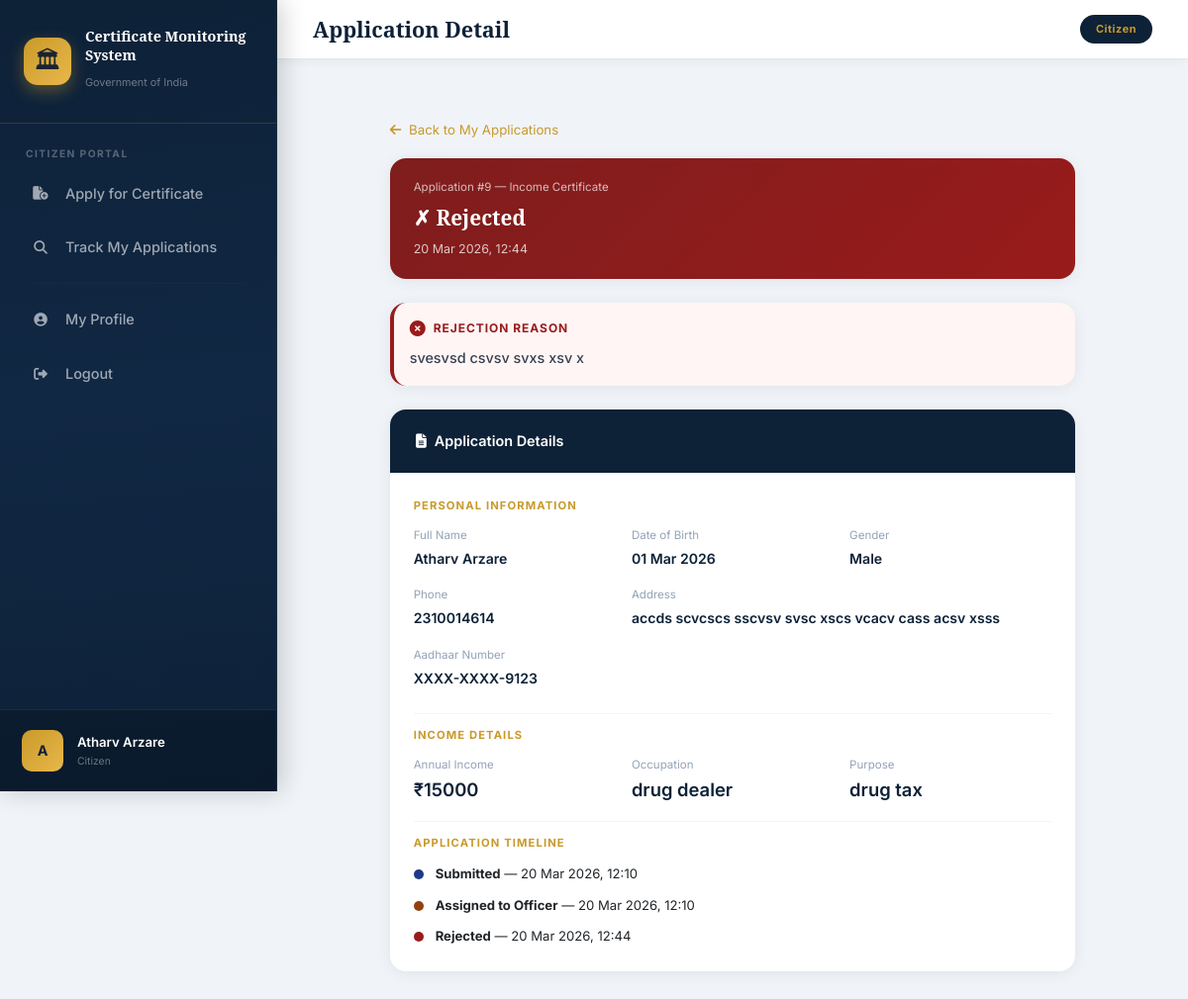
Screenshot of /applications/detail/9/ (signed in) with the database file from the repository.
### users/models.py (models this page shows, shortened)
class User(AbstractUser):
    CITIZEN = 'CITIZEN'
    OFFICER = 'OFFICER'
    ADMIN = 'ADMIN'
    ROLE_CHOICES = [
        (CITIZEN, 'Citizen'),
        (OFFICER, 'Revenue Officer'),
        (ADMIN, 'Revenue Admin'),
    ]
    role = models.CharField(max_length=10, choices=ROLE_CHOICES, default=CITIZEN)
    phone = models.CharField(max_length=15, blank=True)
    address = models.TextField(blank=True)
    created_at = models.DateTimeField(auto_now_add=True)
    def is_citizen(self):
        return self.role == self.CITIZEN
    def is_officer(self):
        return self.role == self.OFFICER
    def is_admin(self):
        return self.role == self.ADMIN
    def get_role_display_name(self):
        return dict(self.ROLE_CHOICES).get(self.role, self.role)

### applications/models.py (models this page shows, shortened)
class CertificateApplication(models.Model):
    SUBMITTED = 'SUBMITTED'
    ASSIGNED = 'ASSIGNED'
    APPROVED = 'APPROVED'
    REJECTED = 'REJECTED'
    OVERDUE = 'OVERDUE'
    STATUS_CHOICES = [
        (SUBMITTED, 'Submitted'),
        (ASSIGNED, 'Assigned'),
        (APPROVED, 'Approved'),
        (REJECTED, 'Rejected'),
        (OVERDUE, 'Overdue'),
    ]
    CASTE = 'CASTE'
    INCOME = 'INCOME'
    BIRTH = 'BIRTH'
    DEATH = 'DEATH'
    CERTIFICATE_CHOICES = [
        (CASTE, 'Caste Certificate'),
        (INCOME, 'Income Certificate'),
        (BIRTH, 'Birth Certificate'),
        (DEATH, 'Death Certificate'),
    ]
    citizen = models.ForeignKey(User, on_delete=models.CASCADE, related_name='applications')
    assigned_officer = models.ForeignKey(
        OfficerProfile, on_delete=models.SET_NULL, null=True, blank=True,
        related_name='assigned_applications'
    )
    certificate_type = models.CharField(max_length=20, choices=CERTIFICATE_CHOICES)
    status = models.CharField(max_length=15, choices=STATUS_CHOICES, default=SUBMITTED)
    applicant_name = models.CharField(max_length=100)
    applicant_dob = models.DateField()
    applicant_gender = models.CharField(max_length=10, choices=[
        ('Male', 'Male'), ('Female', 'Female'), ('Other', 'Other')
    ])
    applicant_phone = models.CharField(max_length=15)
    applicant_address = models.TextField()
    aadhar_number = models.CharField(max_length=12)
    aadhar_photo = models.ImageField(upload_to='aadhar/%Y/%m/', null=True, blank=True)
    caste_name = models.CharField(max_length=100, blank=True)
    caste_category = models.CharField(max_length=10, blank=True, choices=[
        ('SC', 'SC'), ('ST', 'ST'), ('OBC', 'OBC'), ('General', 'General'),
    ])
    father_name = models.CharField(max_length=100, blank=True)
    purpose = models.TextField(blank=True)
    annual_income = models.CharField(max_length=20, blank=True)
    occupation = models.CharField(max_length=100, blank=True)
    income_purpose = models.TextField(blank=True)
    birth_place = models.CharField(max_length=200, blank=True)
    mother_name = models.CharField(max_length=100, blank=True)
    birth_father_name = models.CharField(max_length=100, blank=True)
    hospital_name = models.CharField(max_length=200, blank=True)
    deceased_name = models.CharField(max_length=100, blank=True)
    death_date = models.DateField(null=True, blank=True)
    death_place = models.CharField(max_length=200, blank=True)
    cause_of_death = models.CharField(max_length=200, blank=True)
    informant_name = models.CharField(max_length=100, blank=True)
    relation_to_deceased = models.CharField(max_length=50, blank=True)
    submitted_date = models.DateTimeField(default=timezone.now)
    assigned_date = models.DateTimeField(null=True, blank=True)
    due_date = models.DateTimeField(null=True, blank=True)
    processed_date = models.DateTimeField(null=True, blank=True)
    remarks = models.TextField(blank=True)
    class Meta:
        ordering = ['-submitted_date']
    def days_remaining(self):
        if self.due_date and self.status in [self.ASSIGNED, self.OVERDUE]:
            delta = self.due_date - timezone.now()
            return delta.days
        return None

### applications/views.py (the view)
# urls.py: path('detail/<int:pk>/', views.application_detail_citizen, name='application_detail'),
@login_required
def application_detail_citizen(request, pk):
    application = get_object_or_404(CertificateApplication, pk=pk, citizen=request.user)
    return render(request, 'applications/citizen_detail.html', {'application': application})

### templates/applications/citizen_detail.html (shortened to what this page needs)
{% extends 'base.html' %}
{% load app_extras %}
{% load app_extras %}
{% block page_title %}Application Detail{% endblock %}
{% block content %}
<div class="row justify-content-center">
  <div class="col-xl-10 col-lg-11 col-12">
    <div class="mb-3">
      <a href="{% url 'track_applications' %}" style="color:#c9992a;text-decoration:none;font-size:0.83rem;">
        <i class="fas fa-arrow-left me-1"></i> Back to My Applications
      </a>
    </div>
    <div class="card mb-4" style="border:none;overflow:hidden;">
      <div style="padding:20px 24px;
        {% if application.status == 'APPROVED' %}background:linear-gradient(135deg,#166534,#15803d);
        {% elif application.status == 'REJECTED' %}background:linear-gradient(135deg,#7f1d1d,#991b1b);
        {% elif application.status == 'OVERDUE' %}background:linear-gradient(135deg,#9f1239,#be123c);
        {% elif application.status == 'ASSIGNED' %}background:linear-gradient(135deg,#92400e,#b45309);
        {% else %}background:linear-gradient(135deg,#1e3a8a,#1d4ed8);{% endif %}
        color:#fff;display:flex;align-items:center;justify-content:space-between;">
        <div>
          <div style="font-size:0.72rem;opacity:0.7;margin-bottom:4px;">Application #{{ application.id }} — {{ application.get_certificate_type_display }}</div>
          <div style="font-size:1.3rem;font-weight:700;font-family:'Noto Serif',serif;">
            {% if application.status == 'APPROVED' %}✓ Approved
            {% elif application.status == 'REJECTED' %}✗ Rejected
            {% elif application.status == 'OVERDUE' %}⚠ Overdue
            {% elif application.status == 'ASSIGNED' %}⟳ Under Review
            {% else %}◎ Submitted{% endif %}
          </div>
          {% if application.processed_date %}<div style="font-size:0.78rem;opacity:0.75;margin-top:4px;">{{ application.processed_date|date:"d M Y, H:i" }}</div>{% endif %}
        </div>
      </div>
    </div>
    {% if application.remarks %}
    <div class="card mb-4" style="border-left:4px solid {% if application.status == 'APPROVED' %}#166534{% else %}#991b1b{% endif %};background:{% if application.status == 'REJECTED' %}#fff5f5{% else %}#f0fdf4{% endif %};">
      <div class="card-body p-3">
        <div style="display:flex;align-items:center;gap:8px;margin-bottom:8px;">
          <i class="fas {% if application.status == 'REJECTED' %}fa-times-circle{% else %}fa-check-circle{% endif %}" style="color:{% if application.status == 'REJECTED' %}#991b1b{% else %}#166534{% endif %};font-size:1rem;"></i>
          <div style="font-size:0.75rem;font-weight:700;text-transform:uppercase;letter-spacing:0.08em;color:{% if application.status == 'REJECTED' %}#991b1b{% else %}#166534{% endif %};">
            {% if application.status == 'REJECTED' %}Rejection Reason{% else %}Officer Remarks{% endif %}
          </div>
        </div>
        <p style="margin:0;font-size:0.9rem;color:#374151;font-weight:500;">{{ application.remarks }}</p>
      </div>
    </div>
    {% endif %}
    <div class="card">
      <div class="card-header-navy"><span><i class="fas fa-file-alt me-2"></i>Application Details</span></div>
      <div class="card-body p-4">
        <div style="font-size:0.7rem;font-weight:700;letter-spacing:0.1em;text-transform:uppercase;color:#c9992a;margin-bottom:12px;">Personal Information</div>
        <div class="row g-3 mb-4">
          <div class="col-md-4"><div style="font-size:0.72rem;color:#94a3b8;margin-bottom:2px;">Full Name</div><div style="font-size:0.88rem;font-weight:600;color:#0d2137;">{{ application.applicant_name }}</div></div>
          <div class="col-md-4"><div style="font-size:0.72rem;color:#94a3b8;margin-bottom:2px;">Date of Birth</div><div style="font-size:0.88rem;font-weight:600;color:#0d2137;">{{ application.applicant_dob|date:"d M Y" }}</div></div>
          <div class="col-md-4"><div style="font-size:0.72rem;color:#94a3b8;margin-bottom:2px;">Gender</div><div style="font-size:0.88rem;font-weight:600;color:#0d2137;">{{ application.applicant_gender }}</div></div>
          <div class="col-md-4"><div style="font-size:0.72rem;color:#94a3b8;margin-bottom:2px;">Phone</div><div style="font-size:0.88rem;font-weight:600;color:#0d2137;">{{ application.applicant_phone }}</div></div>
          <div class="col-md-8"><div style="font-size:0.72rem;color:#94a3b8;margin-bottom:2px;">Address</div><div style="font-size:0.88rem;font-weight:600;color:#0d2137;">{{ application.applicant_address }}</div></div>
          <div class="col-md-4"><div style="font-size:0.72rem;color:#94a3b8;margin-bottom:2px;">Aadhaar Number</div><div style="font-size:0.88rem;font-weight:600;color:#0d2137;">XXXX-XXXX-{{ application.aadhar_number|slice:"-4:" }}</div></div>
        </div>
        {% if application.certificate_type == 'CASTE' %}
        <div style="font-size:0.7rem;font-weight:700;letter-spacing:0.1em;text-transform:uppercase;color:#c9992a;margin-bottom:12px;padding-top:12px;border-top:1px solid #f1f5f9;">Caste Details</div>
        <div class="row g-3 mb-3">
          <div class="col-md-4"><div style="font-size:0.72rem;color:#94a3b8;">Caste</div><div style="font-weight:600;color:#0d2137;">{{ application.caste_name }}</div></div>
          <div class="col-md-4"><div style="font-size:0.72rem;color:#94a3b8;">Category</div><div style="font-weight:600;color:#0d2137;">{{ application.caste_category }}</div></div>
          <div class="col-md-4"><div style="font-size:0.72rem;color:#94a3b8;">Father's Name</div><div style="font-weight:600;color:#0d2137;">{{ application.father_name }}</div></div>
          {% if application.purpose %}<div class="col-12"><div style="font-size:0.72rem;color:#94a3b8;">Purpose</div><div style="font-weight:600;color:#0d2137;">{{ application.purpose }}</div></div>{% endif %}
        </div>
        {% elif application.certificate_type == 'INCOME' %}
        <div style="font-size:0.7rem;font-weight:700;letter-spacing:0.1em;text-transform:uppercase;color:#c9992a;margin-bottom:12px;padding-top:12px;border-top:1px solid #f1f5f9;">Income Details</div>
        <div class="row g-3 mb-3">
          <div class="col-md-4"><div style="font-size:0.72rem;color:#94a3b8;">Annual Income</div><div style="font-weight:600;color:#0d2137;">₹{{ application.annual_income }}</div></div>
          <div class="col-md-4"><div style="font-size:0.72rem;color:#94a3b8;">Occupation</div><div style="font-weight:600;color:#0d2137;">{{ application.occupation }}</div></div>
          {% if application.income_purpose %}<div class="col-4"><div style="font-size:0.72rem;color:#94a3b8;">Purpose</div><div style="font-weight:600;color:#0d2137;">{{ application.income_purpose }}</div></div>{% endif %}
        </div>
        {% endif %}
        <div style="font-size:0.7rem;font-weight:700;letter-spacing:0.1em;text-transform:uppercase;color:#c9992a;margin-bottom:12px;padding-top:12px;border-top:1px solid #f1f5f9;">Application Timeline</div>
        <div style="display:flex;flex-direction:column;gap:10px;">
          <div style="display:flex;align-items:center;gap:12px;">
            <div style="width:10px;height:10px;background:#1e3a8a;border-radius:50%;flex-shrink:0;"></div>
            <div style="font-size:0.82rem;"><strong>Submitted</strong> — {{ application.submitted_date|date:"d M Y, H:i" }}</div>
          </div>
          {% if application.assigned_date %}
          <div style="display:flex;align-items:center;gap:12px;">
            <div style="width:10px;height:10px;background:#92400e;border-radius:50%;flex-shrink:0;"></div>
            <div style="font-size:0.82rem;"><strong>Assigned to Officer</strong> — {{ application.assigned_date|date:"d M Y, H:i" }}</div>
          </div>
          {% endif %}
          {% if application.processed_date %}
          <div style="display:flex;align-items:center;gap:12px;">
            <div style="width:10px;height:10px;background:{% if application.status == 'APPROVED' %}#166534{% else %}#991b1b{% endif %};border-radius:50%;flex-shrink:0;"></div>
            <div style="font-size:0.82rem;"><strong>{{ application.get_status_display }}</strong> — {{ application.processed_date|date:"d M Y, H:i" }}</div>
          </div>
          {% endif %}
        </div>
      </div>
    </div>
  </div>
</div>
{% endblock %}

### templates/base.html (shortened to what this page needs)
<!DOCTYPE html>
<html lang="en">
<head>
    <link href="https://cdn.jsdelivr.net/npm/bootstrap@5.3.2/dist/css/bootstrap.min.css" rel="stylesheet">
    <link href="https://cdnjs.cloudflare.com/ajax/libs/font-awesome/6.5.0/css/all.min.css" rel="stylesheet">
</head>
<body>
{% if user.is_authenticated %}
<div class="sidebar">
    <div class="sidebar-brand">
        <div class="emblem">🏛</div>
        <div class="brand-text">
            <span class="brand-title">Certificate Monitoring System</span>
            <span class="brand-sub">Government of India</span>
        </div>
    </div>
    <div class="sidebar-section">
        {% if user.is_citizen %}
        <div class="sidebar-section-label">Citizen Portal</div>
        <a href="{% url 'choose_certificate' %}" class="nav-link-item {% block active_submit %}{% endblock %}">
            <span class="icon"><i class="fas fa-file-circle-plus"></i></span> Apply for Certificate
        </a>
        <a href="{% url 'track_applications' %}" class="nav-link-item {% block active_track %}{% endblock %}">
            <span class="icon"><i class="fas fa-magnifying-glass"></i></span> Track My Applications
        </a>
        {% endif %}
        <hr class="sidebar-divider">
        <a href="{% url 'profile' %}" class="nav-link-item">
            <span class="icon"><i class="fas fa-user-circle"></i></span> My Profile
        </a>
        <a href="{% url 'logout' %}" class="nav-link-item">
            <span class="icon"><i class="fas fa-right-from-bracket"></i></span> Logout
        </a>
    </div>
    <div class="sidebar-user">
        <div class="avatar">{{ user.username|first|upper }}</div>
        <div style="overflow:hidden; flex:1;">
            <div class="user-name">{{ user.get_full_name|default:user.username }}</div>
            <div class="user-role">{{ user.get_role_display_name }}</div>
        </div>
    </div>
</div>
<div class="main-wrapper">
    <div class="topbar">
        <div class="page-title">{% block page_title %}{% endblock %}</div>
        <span class="topbar-badge">{{ user.get_role_display_name }}</span>
    </div>
    <div class="messages-container">
    </div>
    <div class="content-area">
        {% block content %}{% endblock %}
    </div>
</div>
{% else %}
{% block auth_content %}{% endblock %}
{% endif %}
</body>
</html>

### rows the page displays
User: username|first "A", get_full_name "Atharv Arzare", get_role_display_name "Citizen"
CertificateApplication: id "9", certificate_type "Income Certificate", processed_date "20 Mar 2026, 12:44", remarks "svesvsd csvsv svxs xsv x", applicant_name "Atharv Arzare", applicant_dob "01 Mar 2026", applicant_gender "Male", applicant_phone "2310014614", applicant_address "accds scvcscs sscvsv svsc xscs vcacv cass acsv xsss", aadhar_number "9123", annual_income "15000", occupation "drug dealer", income_purpose "drug tax", submitted_date "20 Mar 2026, 12:10", assigned_date "20 Mar 2026, 12:10", status "Rejected"
